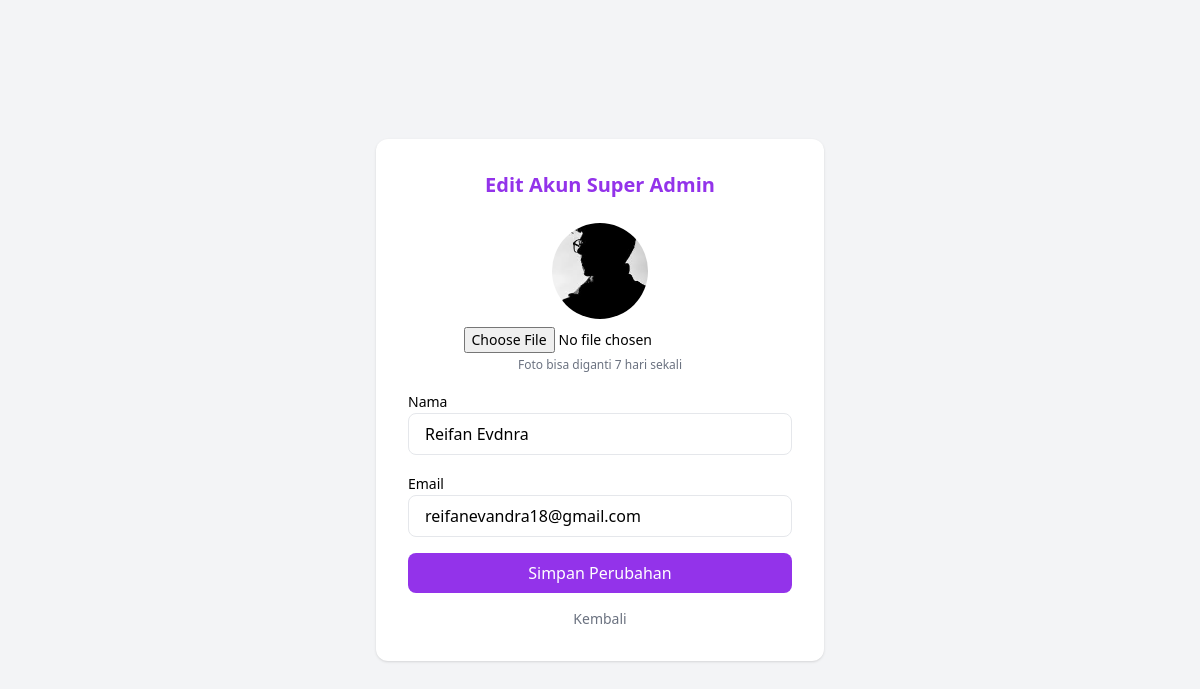
The page /superadmin/edit-sa.php (signed in) on the database its author committed.
### tables this page shows
CREATE TABLE `users` (
  `id_user` int(11) NOT NULL,
  `nik` char(16) NOT NULL,
  `nama` varchar(100) NOT NULL,
  `email` varchar(100) DEFAULT NULL,
  `image` varchar(255) NOT NULL,
  `password` varchar(255) NOT NULL,
  `role` enum('super_admin','penjual','pembeli') NOT NULL,
  `status` enum('online','offline','nonaktif') DEFAULT 'offline',
  `last_activity` datetime DEFAULT NULL,
  `created_at` timestamp NOT NULL DEFAULT current_timestamp(),
  `updated_at` timestamp NOT NULL DEFAULT current_timestamp() ON UPDATE current_timestamp(),
  `alamat` varchar(255) NOT NULL,
  `last_photo_update` datetime DEFAULT NULL,
  `reset_token` varchar(255) DEFAULT NULL,
  `reset_expired` datetime DEFAULT NULL,
  `norek` varchar(50) DEFAULT NULL,
  `nama_bank` varchar(50) DEFAULT NULL,
  `qris` varchar(255) DEFAULT NULL
);

### superadmin/edit-sa.php (the view, shortened to what this page needs)
<?php
require '../auth/connection.php';
$id_user = $_SESSION['id_user'];
$q = mysqli_query($conn, "SELECT * FROM users WHERE id_user='$id_user'");
$user = mysqli_fetch_assoc($q);
$bolehGantiImage = true;
?>
<!DOCTYPE html>
<html lang="id">
<head>
    <script src="https://cdn.tailwindcss.com"></script>
</head>
<body class="bg-gray-100 min-h-screen flex items-center justify-center">
<div class="bg-white p-8 rounded-xl shadow w-full max-w-md">
    <h2 class="text-xl font-bold mb-6 text-center text-purple-600">
        Edit Akun Super Admin
    </h2>
    <form method="POST" enctype="multipart/form-data" class="space-y-4">
        <div class="text-center">
            <img src="<?= $user['image'] ?: '../assets/default_user.png' ?>"
                 class="w-24 h-24 rounded-full mx-auto object-cover mb-2">
            <?php if ($bolehGantiImage): ?>
                <input type="file" name="image" class="text-sm mx-auto">
                <p class="text-xs text-gray-500 mt-1">
                    Foto bisa diganti 7 hari sekali
                </p>
            <?php else: ?>
                <p class="text-xs text-red-500">
                    Foto bisa diganti setelah 7 hari
                </p>
            <?php endif; ?>
        </div>
        <div>
            <label class="text-sm font-medium">Nama</label>
            <input type="text" name="nama"
                   value="<?= htmlspecialchars($user['nama']) ?>"
                   class="w-full px-4 py-2 border rounded-lg focus:ring focus:ring-purple-300"
                   required>
        </div>
        <div>
            <label class="text-sm font-medium">Email</label>
            <input type="email" name="email"
                   value="<?= htmlspecialchars($user['email']) ?>"
                   class="w-full px-4 py-2 border rounded-lg focus:ring focus:ring-purple-300"
                   required>
        </div>
        <button type="submit"
                class="w-full bg-purple-600 hover:bg-purple-700 text-white py-2 rounded-lg">
            Simpan Perubahan
        </button>
        <a href="dashboard.php"
           class="block text-center text-sm text-gray-500 hover:underline">
            Kembali
        </a>
    </form>
</div>
</body>
</html>

### rows shown on the page
users: image (picture), nama "Reifan Evdnra", email "reifanevandra18@gmail.com"
